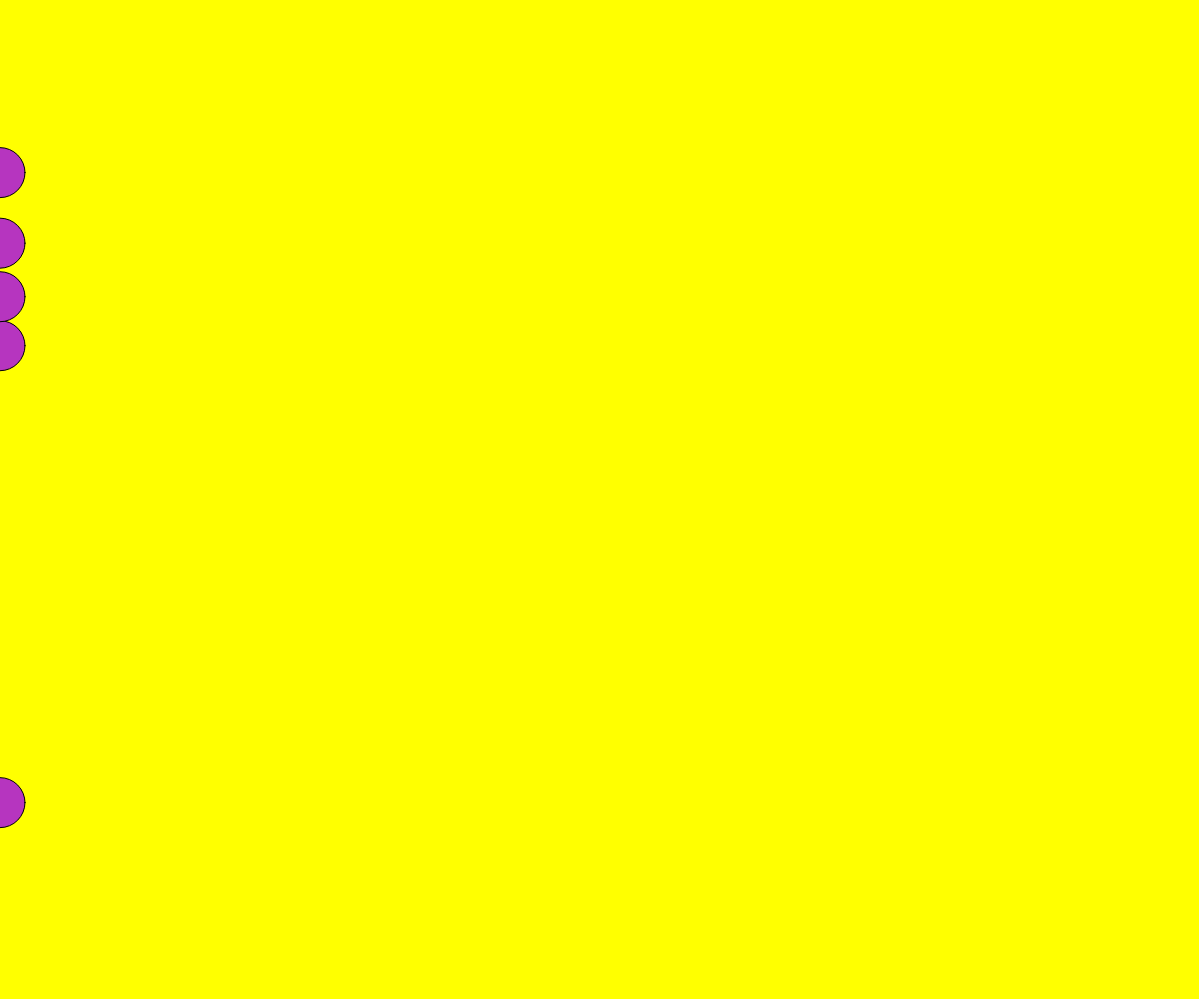
Frame 1 (no input)
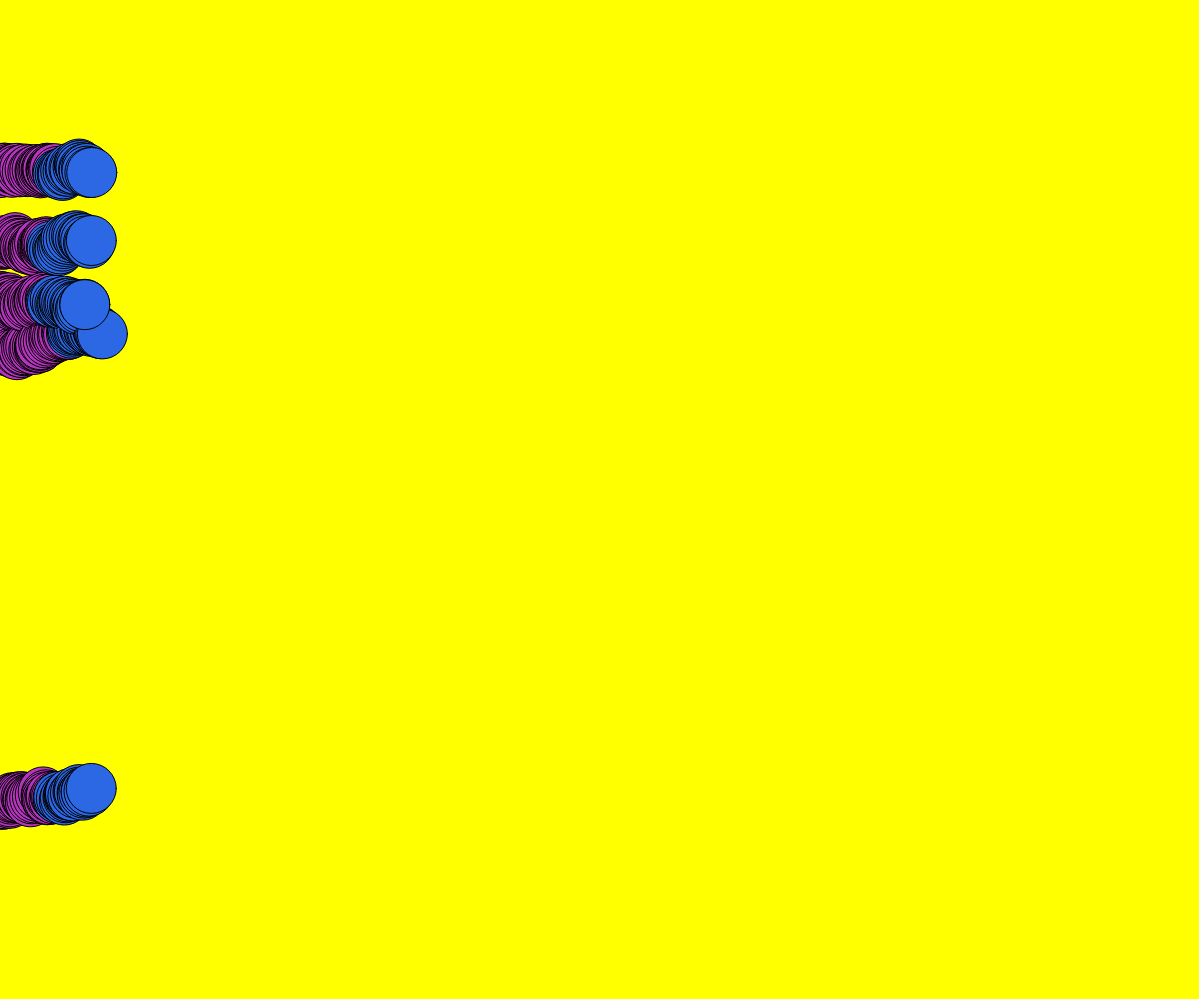
Frame 60 (no input)
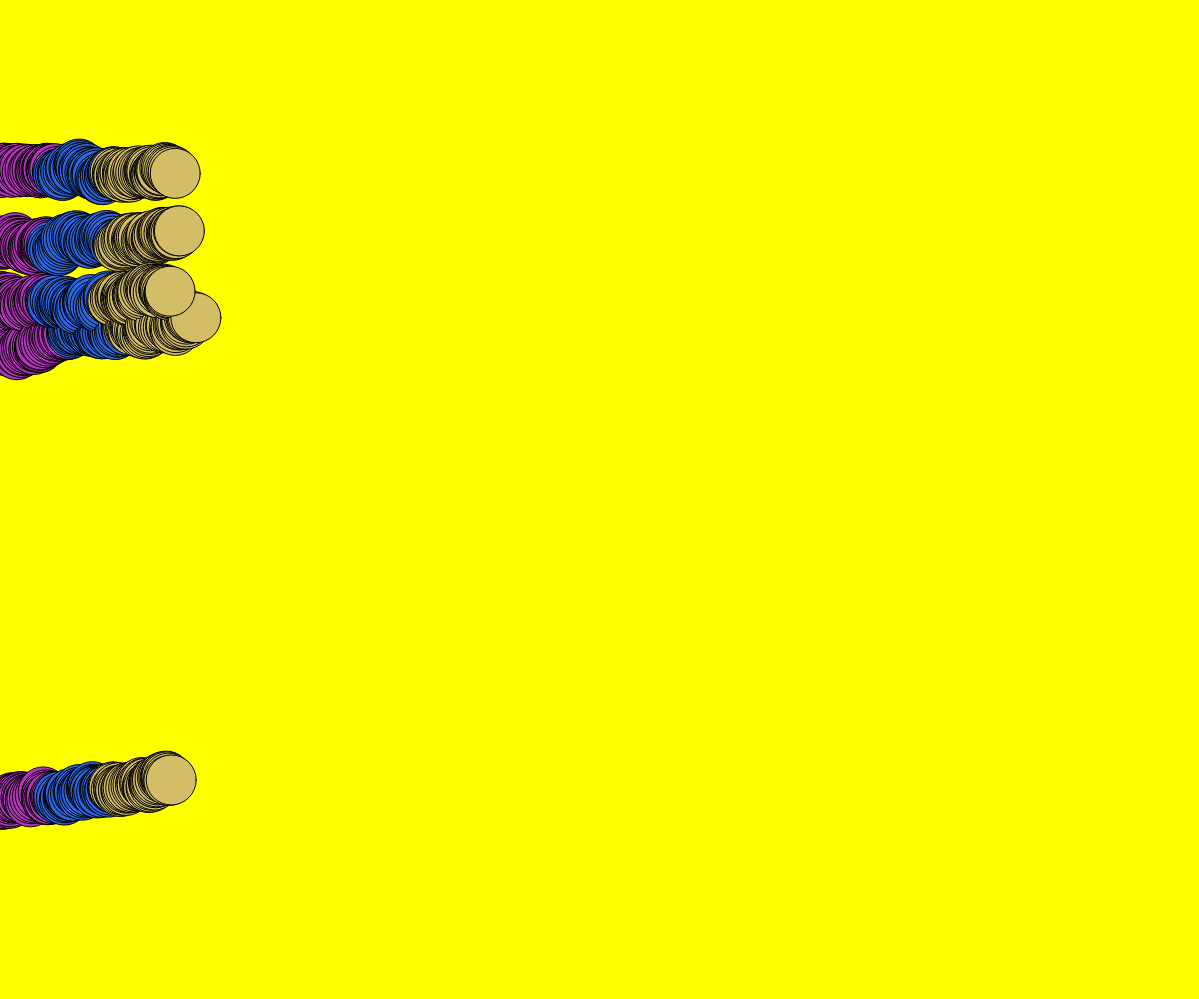
Frame 120 (the mouse pressed at the canvas centre since frame 60)

The p5.js sketch that drew these frames (run headless with seeded random() and noise() and a simulated clock; from frame 60 on, the mouse is pressed at the canvas centre):

// p5.js sketch
// ── sketch.js
let cor;

let circuloX;
let circuloY;

let x2;
let y2;

function setup() {
  createCanvas(windowWidth - 1, windowHeight - 1); // width x height
  background("yellow");
  cor = color(random(0, 255), random(0, 255), random(0, 255));
  circuloX = [0, 0, 0, 0, 0];
  circuloY = [random(height), random(height), random(height), random(height), random(height)];

  // Chama a função para alterar a cor a cada 1 segundo
  setInterval(mudarCor, 1000);
}

function mudarCor() {
  cor = color(random(0, 255), random(0, 255), random(0, 255));
}

function draw() {
  fill(cor);
  for (let contador in circuloX) {
    circle(circuloX[contador], circuloY[contador], 50);
    circuloX[contador] += random(0, 3);
    circuloY[contador] += random(-3, 3);

    if (circuloX[contador] >= width) {
      circuloX[contador] = 0;
      circuloY[contador] = random(height);
    }
  }
}
